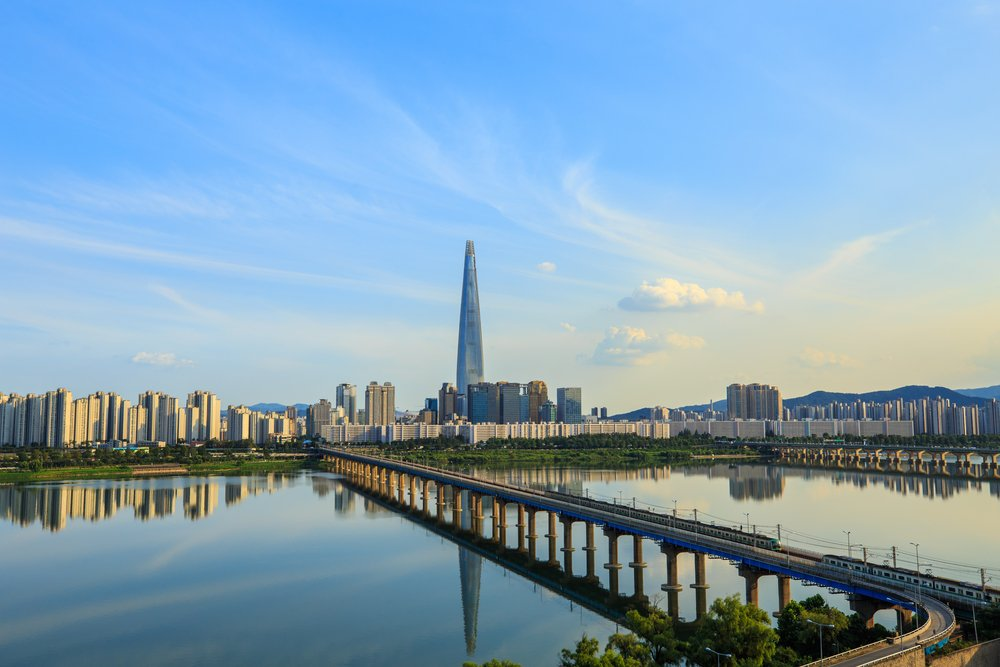
#> input picture original.jpg, 1000 x 667 px
$ python original.py
#> lines starting #> are read from the running program, lines starting #| are printed output that depends on the picture
# 이미지 다루기(처리)
'''
PIL 라이브러리 이용
설치: pip install pillow
'''

from PIL import Image, ImageFilter, ImageDraw, ImageFont

im = Image.open('original.jpg')
#> im is the input picture: PIL image 1000x667 RGB; mean R, G, B 129.5, 160.8, 182.1
print(im.format)
#| JPEG
print(im.size)
#| (1000, 667)
print(im.mode)
#| RGB

output = 'output.jpg'

im.save(output) # 파일 저장
temp = Image.open(output)
temp.show()

# 썸네일 생성
im = Image.open('original.jpg')
size = (64,64)

im.thumbnail(size)
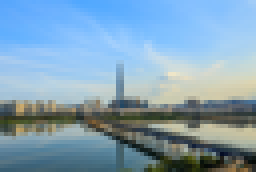
#> im: PIL image 64x43 RGB (shown 4 times larger); mean R, G, B 129.5, 160.8, 182.1
im.save(output)

temp = Image.open(output)
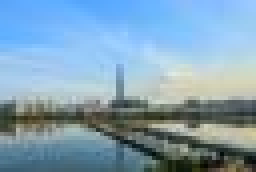
#> temp: PIL image 64x43 RGB (shown 4 times larger); mean R, G, B 129.2, 160.9, 181.8
